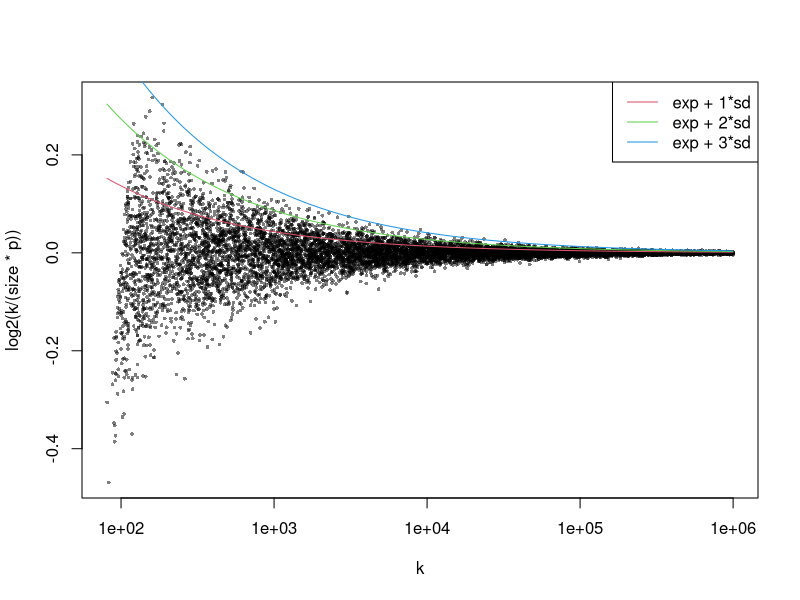

Write the R code that produced this figure.
## ---- chunk 1
library(knitr)
knitr::opts_chunk$set(
    error = FALSE,
    tidy  = FALSE,
    message = FALSE,
    warning = FALSE,
    fig.width = 6, fig.height = 6,
    fig.align = "center"
)
## ---- chunk 2
f = function(k, a = 1, p = 0.5) {
    r = (sqrt(1 + 4*k/a^2/(1-p)) + 1) /
        (sqrt(1 + 4*k/a^2/(1-p)) - 1)
    log2(r)
}
## ---- chunk 3
set.seed(123)
p = 0.1
size = round(10^(runif(10000, min = 3, max = 7)))
k = sapply(size, function(x) rbinom(1, x, p))
## ---- chunk 4
plot(k, log2(k/(size*p)), log = "x", pch = 16, cex = 0.5, col = "#00000080")

od = order(k)
lines(k[od], f(k[od], a = 1, p = p), col = 2)
lines(k[od], f(k[od], a = 2, p = p), col = 3)
lines(k[od], f(k[od], a = 3, p = p), col = 4)

legend("topright", legend = c("exp + 1*sd", "exp + 2*sd", "exp + 3*sd"), lty = 1, col = 2:4)
